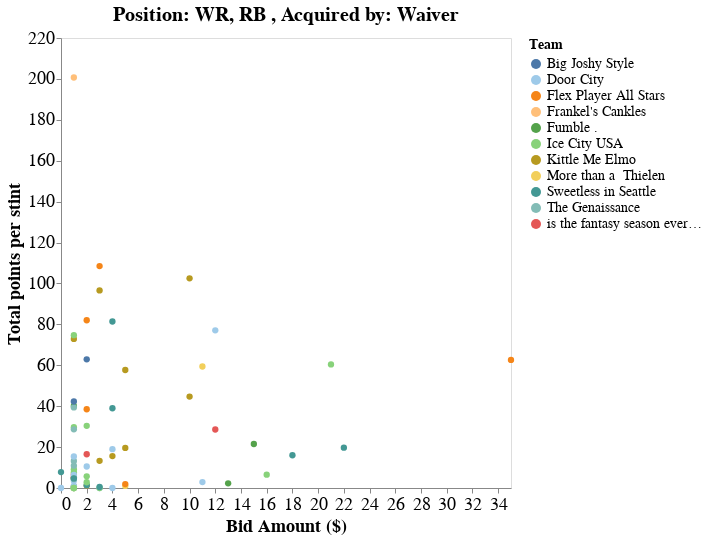

Write notebook code for a chart like this one.
### Code cell
plot_title, chart = scatterplot_acquisitions(df_stints, select_acq_method=[False], select_positions=['WR','RB'])
chart.display()

### Figure 1 — Vega-Lite specification as saved in the notebook (floating-point values rounded to 4 significant figures)
{"config": {"view": {"continuousWidth": 400, "continuousHeight": 300}, "axis": {"labelFontSize": 18, "titleFontSize": 18}, "legend": {"labelFontSize": 14, "titleFontSize": 14}, "title": {"fontSize": 20}}, "data": {"name": "data-635fc5a140a98ce420512935c92a3c6b"}, "mark": {"type": "circle", "size": 40}, "encoding": {"color": {"condition": {"field": "Team", "scale": {"scheme": "tableau20"}, "type": "nominal", "selection": "selector062"}, "value": "lightgray"}, "opacity": {"condition": {"value": 1, "selection": "selector062"}, "value": 0.1}, "tooltip": [{"field": "Player", "type": "nominal"}, {"field": "Team", "type": "nominal"}, {"field": "Bid Amount ($)", "type": "quantitative"}, {"field": "Total points per stint", "type": "quantitative"}], "x": {"axis": {"grid": false}, "field": "Bid Amount ($)", "type": "quantitative"}, "y": {"axis": {"grid": false}, "field": "Total points per stint", "type": "quantitative"}}, "height": 450, "selection": {"selector062": {"type": "multi", "fields": ["Team"], "bind": "legend"}}, "title": "Position: WR, RB , Acquired by: Waiver", "width": 450, "$schema": "https://vega.github.io/schema/vega-lite/v4.17.0.json", "datasets": {"data-635fc5a140a98ce420512935c92a3c6b": [{"Stint_id": 7, "Player": "Alec Pierce", "Team": "The Genaissance", "ProTeam": "IND", "Added": "2022-10-23T00:00:00", "Bid Amount ($)": 1, "Dropped": "2022-11-02T00:00:00", "Stint (wks)": [7, 8], "Position": "WR", "Drafted": false, "Total points per stint": 13.2}, {"Stint_id": 73, "Player": "Christian Watson", "Team": "Door City", "ProTeam": "GB", "Added": "2022-11-16T00:00:00", "Bid Amount ($)": 12, "Dropped": "", "Stint (wks)": [11, 12, 13, 15, 16, 17, 18], "Position": "WR", "Drafted": false, "Total points per stint": 77.1}, {"Stint_id": 89, "Player": "Curtis Samuel", "Team": "Kittle Me Elmo", "ProTeam": "WSH", "Added": "2022-09-14T00:00:00", "Bid Amount ($)": 3, "Dropped": "2022-11-30T00:00:00", "Stint (wks)": [2, 3, 4, 5, 6, 7, 8, 9, 10, 11, 12], "Position": "WR", "Drafted": false, "Total points per stint": 96.6}, {"Stint_id": 93, "Player": "DJ Chark", "Team": "Door City", "ProTeam": "DET", "Added": "2022-10-01T00:00:00", "Bid Amount ($)": 3, "Dropped": "2022-10-01T00:00:00", "Stint (wks)": [], "Position": "WR", "Drafted": false, "Total points per stint": 0.0}, {"Stint_id": 94, "Player": "DJ Chark", "Team": "Door City", "ProTeam": "DET", "Added": "2022-10-01T00:00:00", "Bid Amount ($)": 0, "Dropped": "2022-10-01T00:00:00", "Stint (wks)": [], "Position": "WR", "Drafted": false, "Total points per stint": 0.0}, {"Stint_id": 113, "Player": "Darius Slayton", "Team": "Fumble .", "ProTeam": "NYG", "Added": "2022-11-24T00:00:00", "Bid Amount ($)": 1, "Dropped": "", "Stint (wks)": [12, 13, 14, 15, 16, 17, 18], "Position": "WR", "Drafted": false, "Total points per stint": 40.1}, {"Stint_id": 139, "Player": "Devin Duvernay", "Team": "More than a  Thielen", "ProTeam": "BAL", "Added": "2022-11-07T00:00:00", "Bid Amount ($)": 5, "Dropped": "2022-11-12T00:00:00", "Stint (wks)": [9], "Position": "WR", "Drafted": false, "Total points per stint": 1.0}, {"Stint_id": 140, "Player": "Devin Duvernay", "Team": "Kittle Me Elmo", "ProTeam": "BAL", "Added": "2022-11-17T00:00:00", "Bid Amount ($)": 2, "Dropped": "2022-11-23T00:00:00", "Stint (wks)": [11], "Position": "WR", "Drafted": false, "Total points per stint": 1.2}, {"Stint_id": 147, "Player": "Donovan Peoples-Jones", "Team": "Ice City USA", "ProTeam": "CLE", "Added": "2022-12-07T00:00:00", "Bid Amount ($)": 3, "Dropped": "2022-12-08T00:00:00", "Stint (wks)": [], "Position": "WR", "Drafted": false, "Total points per stint": 0.0}, {"Stint_id": 148, "Player": "Donovan Peoples-Jones", "Team": "Kittle Me Elmo", "ProTeam": "CLE", "Added": "2022-12-14T00:00:00", "Bid Amount ($)": 5, "Dropped": "", "Stint (wks)": [15, 16, 17, 18], "Position": "WR", "Drafted": false, "Total points per stint": 19.6}, {"Stint_id": 172, "Player": "George Pickens", "Team": "Kittle Me Elmo", "ProTeam": "PIT", "Added": "2022-09-11T00:00:00", "Bid Amount ($)": 1, "Dropped": "2022-09-14T00:00:00", "Stint (wks)": [1], "Position": "WR", "Drafted": false, "Total points per stint": 0.8}, {"Stint_id": 173, "Player": "George Pickens", "Team": "Kittle Me Elmo", "ProTeam": "PIT", "Added": "2022-10-05T00:00:00", "Bid Amount ($)": 4, "Dropped": "2022-10-19T00:00:00", "Stint (wks)": [5, 6], "Position": "WR", "Drafted": false, "Total points per stint": 15.6}, {"Stint_id": 174, "Player": "George Pickens", "Team": "Kittle Me Elmo", "ProTeam": "PIT", "Added": "2022-10-28T00:00:00", "Bid Amount ($)": 1, "Dropped": "", "Stint (wks)": [8, 10, 11, 12, 13, 14, 15, 16, 17, 18], "Position": "WR", "Drafted": false, "Total points per stint": 72.9}, {"Stint_id": 180, "Player": "Greg Dortch", "Team": "Door City", "ProTeam": "ARI", "Added": "2022-10-02T00:00:00", "Bid Amount ($)": 1, "Dropped": "2022-10-05T00:00:00", "Stint (wks)": [4], "Position": "WR", "Drafted": false, "Total points per stint": 1.1}, {"Stint_id": 208, "Player": "Jahan Dotson", "Team": "Ice City USA", "ProTeam": "WSH", "Added": "2022-09-14T00:00:00", "Bid Amount ($)": 1, "Dropped": "2022-10-12T00:00:00", "Stint (wks)": [2, 3, 4, 5], "Position": "WR", "Drafted": false, "Total points per stint": 29.7}, {"Stint_id": 209, "Player": "Jahan Dotson", "Team": "Door City", "ProTeam": "WSH", "Added": "2022-12-31T00:00:00", "Bid Amount ($)": 1, "Dropped": "", "Stint (wks)": [17, 18], "Position": "WR", "Drafted": false, "Total points per stint": 5.2}, {"Stint_id": 217, "Player": "Jameson Williams", "Team": "Ice City USA", "ProTeam": "DET", "Added": "2022-10-12T00:00:00", "Bid Amount ($)": 1, "Dropped": "2022-10-26T00:00:00", "Stint (wks)": [7], "Position": "WR", "Drafted": false, "Total points per stint": 0.0}, {"Stint_id": 242, "Player": "Joshua Palmer", "Team": "Kittle Me Elmo", "ProTeam": "LAC", "Added": "2022-10-27T00:00:00", "Bid Amount ($)": 1, "Dropped": "2022-10-28T00:00:00", "Stint (wks)": [], "Position": "WR", "Drafted": false, "Total points per stint": 0.0}, {"Stint_id": 243, "Player": "Joshua Palmer", "Team": "Flex Player All Stars", "ProTeam": "LAC", "Added": "2022-11-04T00:00:00", "Bid Amount ($)": 2, "Dropped": "2022-12-27T00:00:00", "Stint (wks)": [9, 10, 11, 12, 13, 14, 15, 16], "Position": "WR", "Drafted": false, "Total points per stint": 82.0}, {"Stint_id": 246, "Player": "Julio Jones", "Team": "Door City", "ProTeam": "TB", "Added": "2022-09-14T00:00:00", "Bid Amount ($)": 4, "Dropped": "2022-09-28T00:00:00", "Stint (wks)": [2, 3], "Position": "WR", "Drafted": false, "Total points per stint": 0.0}, {"Stint_id": 278, "Player": "Marquise Goodwin", "Team": "is the fantasy season everett?", "ProTeam": "SEA", "Added": "2022-10-26T00:00:00", "Bid Amount ($)": 1, "Dropped": "2022-11-05T00:00:00", "Stint (wks)": [8], "Position": "WR", "Drafted": false, "Total points per stint": 5.3}, {"Stint_id": 284, "Player": "Mecole Hardman", "Team": "Door City", "ProTeam": "KC", "Added": "2022-11-10T00:00:00", "Bid Amount ($)": 1, "Dropped": "2022-11-19T00:00:00", "Stint (wks)": [10], "Position": "WR", "Drafted": false, "Total points per stint": 0.0}, {"Stint_id": 306, "Player": "Noah Brown", "Team": "is the fantasy season everett?", "ProTeam": "DAL", "Added": "2022-09-22T00:00:00", "Bid Amount ($)": 2, "Dropped": "2022-10-16T00:00:00", "Stint (wks)": [3, 4, 5], "Position": "WR", "Drafted": false, "Total points per stint": 16.5}, {"Stint_id": 317, "Player": "Parris Campbell", "Team": "The Genaissance", "ProTeam": "IND", "Added": "2022-10-30T00:00:00", "Bid Amount ($)": 1, "Dropped": "2022-12-02T00:00:00", "Stint (wks)": [8, 9, 10, 11, 12], "Position": "WR", "Drafted": false, "Total points per stint": 39.4}, {"Stint_id": 342, "Player": "Romeo Doubs", "Team": "Sweetless in Seattle", "ProTeam": "GB", "Added": "2022-09-28T00:00:00", "Bid Amount ($)": 22, "Dropped": "2022-10-27T00:00:00", "Stint (wks)": [4, 5, 6, 7], "Position": "WR", "Drafted": false, "Total points per stint": 19.7}, {"Stint_id": 343, "Player": "Romeo Doubs", "Team": "Fumble .", "ProTeam": "GB", "Added": "2022-11-02T00:00:00", "Bid Amount ($)": 13, "Dropped": "2022-11-16T00:00:00", "Stint (wks)": [9, 10], "Position": "WR", "Drafted": false, "Total points per stint": 2.3}, {"Stint_id": 344, "Player": "Romeo Doubs", "Team": "Door City", "ProTeam": "GB", "Added": "2023-01-01T00:00:00", "Bid Amount ($)": 1, "Dropped": "", "Stint (wks)": [17, 18], "Position": "WR", "Drafted": false, "Total points per stint": 3.5}, {"Stint_id": 345, "Player": "Rondale Moore", "Team": "Kittle Me Elmo", "ProTeam": "ARI", "Added": "2022-11-09T00:00:00", "Bid Amount ($)": 3, "Dropped": "2022-12-01T00:00:00", "Stint (wks)": [10, 11, 12], "Position": "WR", "Drafted": false, "Total points per stint": 13.3}, {"Stint_id": 401, "Player": "Wan'Dale Robinson", "Team": "Door City", "ProTeam": "NYG", "Added": "2022-10-19T00:00:00", "Bid Amount ($)": 2, "Dropped": "2022-11-02T00:00:00", "Stint (wks)": [7, 8], "Position": "WR", "Drafted": false, "Total points per stint": 10.5}, {"Stint_id": 406, "Player": "Zay Jones", "Team": "Kittle Me Elmo", "ProTeam": "JAX", "Added": "2022-11-30T00:00:00", "Bid Amount ($)": 5, "Dropped": "", "Stint (wks)": [13, 14, 15, 16, 17, 18], "Position": "WR", "Drafted": false, "Total points per stint": 57.7}, {"Stint_id": 27, "Player": "Boston Scott", "Team": "Door City", "ProTeam": "PHI", "Added": "2022-11-03T00:00:00", "Bid Amount ($)": 1, "Dropped": "2022-11-09T00:00:00", "Stint (wks)": [9], "Position": "RB", "Drafted": false, "Total points per stint": 0.5}, {"Stint_id": 50, "Player": "Caleb Huntley", "Team": "is the fantasy season everett?", "ProTeam": "ATL", "Added": "2022-11-05T00:00:00", "Bid Amount ($)": 1, "Dropped": "2022-11-15T00:00:00", "Stint (wks)": [9, 10], "Position": "RB", "Drafted": false, "Total points per stint": 6.6}, {"Stint_id": 74, "Player": "Chuba Hubbard", "Team": "Sweetless in Seattle", "ProTeam": "CAR", "Added": "2022-10-26T00:00:00", "Bid Amount ($)": 2, "Dropped": "2022-11-15T00:00:00", "Stint (wks)": [8, 9, 10], "Position": "RB", "Drafted": false, "Total points per stint": 1.4}, {"Stint_id": 75, "Player": "Chuba Hubbard", "Team": "The Genaissance", "ProTeam": "CAR", "Added": "2022-12-15T00:00:00", "Bid Amount ($)": 1, "Dropped": "", "Stint (wks)": [15, 16, 17, 18], "Position": "RB", "Drafted": false, "Total points per stint": 28.7}, {"Stint_id": 91, "Player": "D'Onta Foreman", "Team": "Ice City USA", "ProTeam": "CAR", "Added": "2022-10-19T00:00:00", "Bid Amount ($)": 1, "Dropped": "2022-10-23T00:00:00", "Stint (wks)": [], "Position": "RB", "Drafted": false, "Total points per stint": 0.0}, {"Stint_id": 92, "Player": "D'Onta Foreman", "Team": "Kittle Me Elmo", "ProTeam": "CAR", "Added": "2022-10-26T00:00:00", "Bid Amount ($)": 10, "Dropped": "", "Stint (wks)": [8, 9, 10, 11, 12, 14, 15, 16, 17, 18], "Position": "RB", "Drafted": false, "Total points per stint": 102.5}, {"Stint_id": 112, "Player": "Dare Ogunbowale", "Team": "Ice City USA", "ProTeam": "HOU", "Added": "2022-12-18T00:00:00", "Bid Amount ($)": 1, "Dropped": "", "Stint (wks)": [15, 16, 17, 18], "Position": "RB", "Drafted": false, "Total points per stint": 7.7}, {"Stint_id": 130, "Player": "Deon Jackson", "Team": "Door City", "ProTeam": "IND", "Added": "2022-11-02T00:00:00", "Bid Amount ($)": 1, "Dropped": "2022-11-10T00:00:00", "Stint (wks)": [9], "Position": "RB", "Drafted": false, "Total points per stint": 4.6}, {"Stint_id": 149, "Player": "Dontrell Hilliard", "Team": "is the fantasy season everett?", "ProTeam": "TEN", "Added": "2022-09-14T00:00:00", "Bid Amount ($)": 1, "Dropped": "2022-09-28T00:00:00", "Stint (wks)": [2, 3], "Position": "RB", "Drafted": false, "Total points per stint": 4.9}, {"Stint_id": 156, "Player": "Eno Benjamin", "Team": "Sweetless in Seattle", "ProTeam": "NO", "Added": "2022-10-12T00:00:00", "Bid Amount ($)": 4, "Dropped": "2022-11-09T00:00:00", "Stint (wks)": [6, 7, 8, 9], "Position": "RB", "Drafted": false, "Total points per stint": 39.0}, {"Stint_id": 186, "Player": "Gus Edwards", "Team": "Ice City USA", "ProTeam": "BAL", "Added": "2022-10-26T00:00:00", "Bid Amount ($)": 16, "Dropped": "2022-11-24T00:00:00", "Stint (wks)": [8, 9, 11], "Position": "RB", "Drafted": false, "Total points per stint": 6.5}, {"Stint_id": 187, "Player": "Gus Edwards", "Team": "Ice City USA", "ProTeam": "BAL", "Added": "2022-11-26T00:00:00", "Bid Amount ($)": 1, "Dropped": "2022-11-29T00:00:00", "Stint (wks)": [12], "Position": "RB", "Drafted": false, "Total points per stint": 9.2}, {"Stint_id": 188, "Player": "Gus Edwards", "Team": "Sweetless in Seattle", "ProTeam": "BAL", "Added": "2022-11-29T00:00:00", "Bid Amount ($)": 0, "Dropped": "2022-12-13T00:00:00", "Stint (wks)": [13, 14], "Position": "RB", "Drafted": false, "Total points per stint": 7.8}, {"Stint_id": 198, "Player": "Isiah Pacheco", "Team": "Ice City USA", "ProTeam": "KC", "Added": "2022-10-05T00:00:00", "Bid Amount ($)": 2, "Dropped": "2022-10-19T00:00:00", "Stint (wks)": [5, 6], "Position": "RB", "Drafted": false, "Total points per stint": 2.8}, {"Stint_id": 199, "Player": "Isiah Pacheco", "Team": "Ice City USA", "ProTeam": "KC", "Added": "2022-10-23T00:00:00", "Bid Amount ($)": 2, "Dropped": "2022-11-09T00:00:00", "Stint (wks)": [7, 9], "Position": "RB", "Drafted": false, "Total points per stint": 5.7}, {"Stint_id": 200, "Player": "Isiah Pacheco", "Team": "Sweetless in Seattle", "ProTeam": "KC", "Added": "2022-11-16T00:00:00", "Bid Amount ($)": 4, "Dropped": "", "Stint (wks)": [11, 12, 13, 14, 15, 16, 17, 18], "Position": "RB", "Drafted": false, "Total points per stint": 81.4}, {"Stint_id": 201, "Player": "J.D. McKissic", "Team": "Big Joshy Style", "ProTeam": "WSH", "Added": "2022-09-01T00:00:00", "Bid Amount ($)": 1, "Dropped": "2022-11-09T00:00:00", "Stint (wks)": [1, 2, 3, 4, 5, 6, 7, 8, 9], "Position": "RB", "Drafted": false, "Total points per stint": 42.3}, {"Stint_id": 212, "Player": "Jamaal Williams", "Team": "Frankel's Cankles", "ProTeam": "DET", "Added": "2022-09-07T00:00:00", "Bid Amount ($)": 1, "Dropped": "", "Stint (wks)": [1, 2, 3, 4, 5, 7, 8, 9, 10, 11, 12, 13, 14, 15, 16, 17, 18], "Position": "RB", "Drafted": false, "Total points per stint": 200.7}, {"Stint_id": 225, "Player": "Jaylen Warren", "Team": "Door City", "ProTeam": "PIT", "Added": "2022-11-30T00:00:00", "Bid Amount ($)": 11, "Dropped": "2022-12-07T00:00:00", "Stint (wks)": [13], "Position": "RB", "Drafted": false, "Total points per stint": 2.9}, {"Stint_id": 226, "Player": "Jeff Wilson Jr.", "Team": "Ice City USA", "ProTeam": "MIA", "Added": "2022-09-14T00:00:00", "Bid Amount ($)": 21, "Dropped": "2022-10-26T00:00:00", "Stint (wks)": [2, 3, 4, 5, 6, 7], "Position": "RB", "Drafted": false, "Total points per stint": 60.4}, {"Stint_id": 227, "Player": "Jeff Wilson Jr.", "Team": "Ice City USA", "ProTeam": "MIA", "Added": "2022-10-27T00:00:00", "Bid Amount ($)": 1, "Dropped": "", "Stint (wks)": [8, 9, 10, 12, 13, 14, 15, 16, 17, 18], "Position": "RB", "Drafted": false, "Total points per stint": 74.7}, {"Stint_id": 228, "Player": "Jerick McKinnon", "Team": "Flex Player All Stars", "ProTeam": "KC", "Added": "2022-11-16T00:00:00", "Bid Amount ($)": 3, "Dropped": "", "Stint (wks)": [11, 12, 13, 14, 15, 16, 17, 18], "Position": "RB", "Drafted": false, "Total points per stint": 108.5}, {"Stint_id": 238, "Player": "Jordan Mason", "Team": "Ice City USA", "ProTeam": "SF", "Added": "2022-09-22T00:00:00", "Bid Amount ($)": 1, "Dropped": "2022-09-23T00:00:00", "Stint (wks)": [], "Position": "RB", "Drafted": false, "Total points per stint": 0.0}, {"Stint_id": 239, "Player": "Jordan Mason", "Team": "Door City", "ProTeam": "SF", "Added": "2022-12-14T00:00:00", "Bid Amount ($)": 1, "Dropped": "2022-12-31T00:00:00", "Stint (wks)": [15, 16], "Position": "RB", "Drafted": false, "Total points per stint": 6.4}, {"Stint_id": 260, "Player": "Kenyan Drake", "Team": "Sweetless in Seattle", "ProTeam": "BAL", "Added": "2022-10-19T00:00:00", "Bid Amount ($)": 3, "Dropped": "2022-10-26T00:00:00", "Stint (wks)": [7], "Position": "RB", "Drafted": false, "Total points per stint": 0.5}, {"Stint_id": 261, "Player": "Kenyan Drake", "Team": "Ice City USA", "ProTeam": "BAL", "Added": "2022-11-03T00:00:00", "Bid Amount ($)": 2, "Dropped": "2022-11-30T00:00:00", "Stint (wks)": [9, 11, 12], "Position": "RB", "Drafted": false, "Total points per stint": 30.4}, {"Stint_id": 262, "Player": "Khalil Herbert", "Team": "Ice City USA", "ProTeam": "CHI", "Added": "2022-09-16T00:00:00", "Bid Amount ($)": 1, "Dropped": "2022-09-21T00:00:00", "Stint (wks)": [2], "Position": "RB", "Drafted": false, "Total points per stint": 4.6}, {"Stint_id": 263, "Player": "Khalil Herbert", "Team": "Flex Player All Stars", "ProTeam": "CHI", "Added": "2022-09-28T00:00:00", "Bid Amount ($)": 35, "Dropped": "", "Stint (wks)": [4, 5, 6, 7, 8, 9, 10, 11, 12, 13, 15, 16, 17, 18], "Position": "RB", "Drafted": false, "Total points per stint": 62.6}, {"Stint_id": 268, "Player": "Latavius Murray", "Team": "is the fantasy season everett?", "ProTeam": "DEN", "Added": "2022-10-05T00:00:00", "Bid Amount ($)": 12, "Dropped": "2022-11-05T00:00:00", "Stint (wks)": [5, 6, 7, 8], "Position": "RB", "Drafted": false, "Total points per stint": 28.6}, {"Stint_id": 269, "Player": "Latavius Murray", "Team": "More than a  Thielen", "ProTeam": "DEN", "Added": "2022-11-24T00:00:00", "Bid Amount ($)": 11, "Dropped": "", "Stint (wks)": [12, 13, 14, 15, 16, 17, 18], "Position": "RB", "Drafted": false, "Total points per stint": 59.4}, {"Stint_id": 293, "Player": "Mike Boone", "Team": "The Genaissance", "ProTeam": "DEN", "Added": "2022-10-06T00:00:00", "Bid Amount ($)": 1, "Dropped": "2022-10-23T00:00:00", "Stint (wks)": [5, 6], "Position": "RB", "Drafted": false, "Total points per stint": 10.9}, {"Stint_id": 324, "Player": "Rachaad White", "Team": "Door City", "ProTeam": "TB", "Added": "2022-10-05T00:00:00", "Bid Amount ($)": 4, "Dropped": "2022-11-02T00:00:00", "Stint (wks)": [5, 6, 7, 8], "Position": "RB", "Drafted": false, "Total points per stint": 19.0}, {"Stint_id": 325, "Player": "Rachaad White", "Team": "Big Joshy Style", "ProTeam": "TB", "Added": "2022-11-25T00:00:00", "Bid Amount ($)": 2, "Dropped": "", "Stint (wks)": [12, 13, 14, 15, 16, 17, 18], "Position": "RB", "Drafted": false, "Total points per stint": 62.9}, {"Stint_id": 337, "Player": "Rex Burkhead", "Team": "Flex Player All Stars", "ProTeam": "HOU", "Added": "2022-09-14T00:00:00", "Bid Amount ($)": 5, "Dropped": "2022-09-22T00:00:00", "Stint (wks)": [2], "Position": "RB", "Drafted": false, "Total points per stint": 1.9}, {"Stint_id": 353, "Player": "Samaje Perine", "Team": "Kittle Me Elmo", "ProTeam": "CIN", "Added": "2022-11-23T00:00:00", "Bid Amount ($)": 10, "Dropped": "2022-12-14T00:00:00", "Stint (wks)": [12, 13, 14], "Position": "RB", "Drafted": false, "Total points per stint": 44.7}, {"Stint_id": 371, "Player": "Travis Homer", "Team": "The Genaissance", "ProTeam": "SEA", "Added": "2022-12-11T00:00:00", "Bid Amount ($)": 1, "Dropped": "2022-12-15T00:00:00", "Stint (wks)": [14], "Position": "RB", "Drafted": false, "Total points per stint": 4.4}, {"Stint_id": 381, "Player": "Tyler Allgeier", "Team": "Door City", "ProTeam": "ATL", "Added": "2022-10-02T00:00:00", "Bid Amount ($)": 1, "Dropped": "2022-10-15T00:00:00", "Stint (wks)": [4, 5], "Position": "RB", "Drafted": false, "Total points per stint": 15.4}, {"Stint_id": 382, "Player": "Tyler Allgeier", "Team": "Fumble .", "ProTeam": "ATL", "Added": "2022-11-02T00:00:00", "Bid Amount ($)": 15, "Dropped": "2022-11-24T00:00:00", "Stint (wks)": [9, 10, 11], "Position": "RB", "Drafted": false, "Total points per stint": 21.5}, {"Stint_id": 383, "Player": "Tyler Allgeier", "Team": "Sweetless in Seattle", "ProTeam": "ATL", "Added": "2022-12-28T00:00:00", "Bid Amount ($)": 18, "Dropped": "", "Stint (wks)": [17, 18], "Position": "RB", "Drafted": false, "Total points per stint": 16.0}, {"Stint_id": 405, "Player": "Zamir White", "Team": "Sweetless in Seattle", "ProTeam": "OAK", "Added": "2022-11-27T00:00:00", "Bid Amount ($)": 1, "Dropped": "2022-12-28T00:00:00", "Stint (wks)": [12, 13, 14, 15, 16], "Position": "RB", "Drafted": false, "Total points per stint": 4.7}, {"Stint_id": 407, "Player": "Zonovan Knight", "Team": "Flex Player All Stars", "ProTeam": "NYJ", "Added": "2022-11-30T00:00:00", "Bid Amount ($)": 2, "Dropped": "", "Stint (wks)": [13, 14, 15, 16, 17, 18], "Position": "RB", "Drafted": false, "Total points per stint": 38.5}]}}
